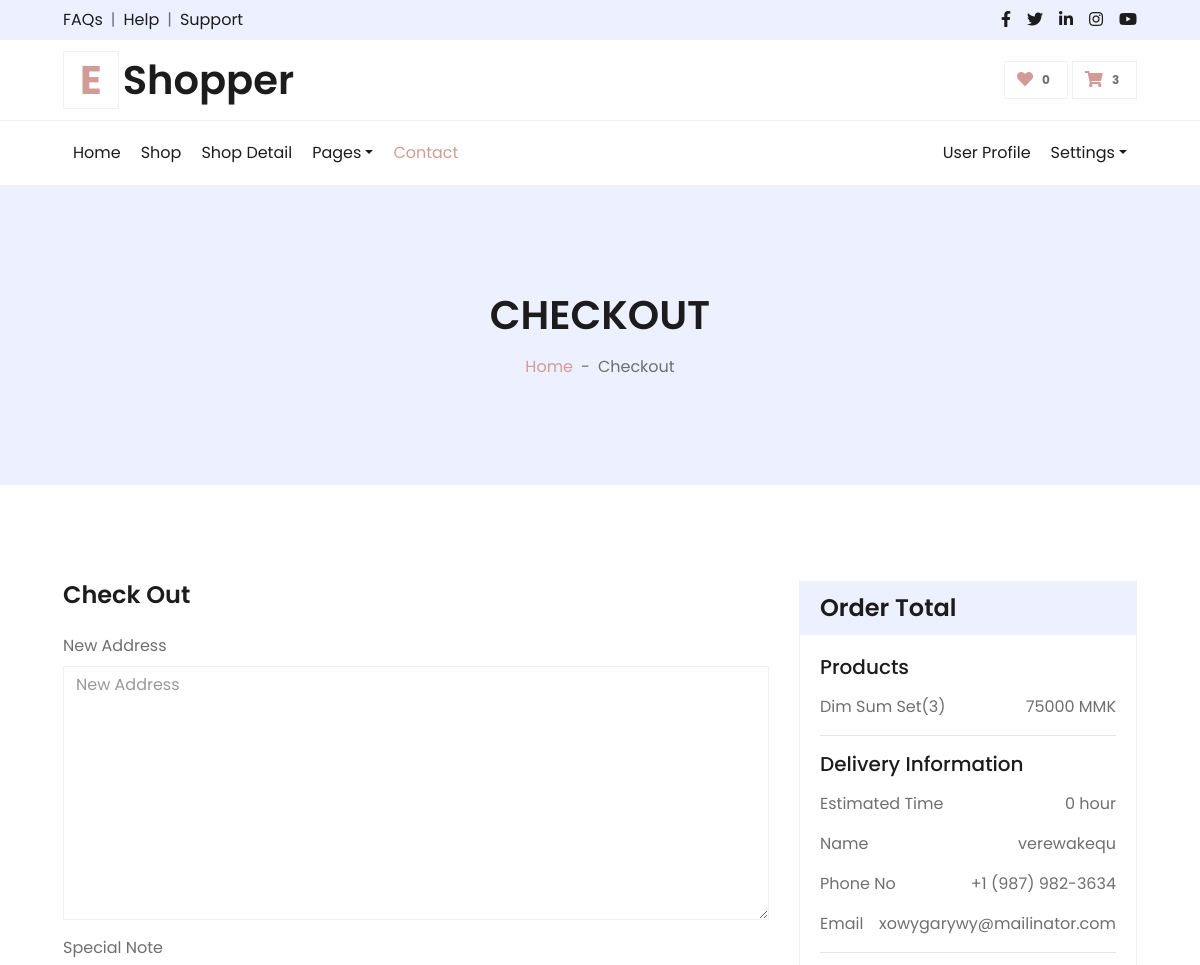
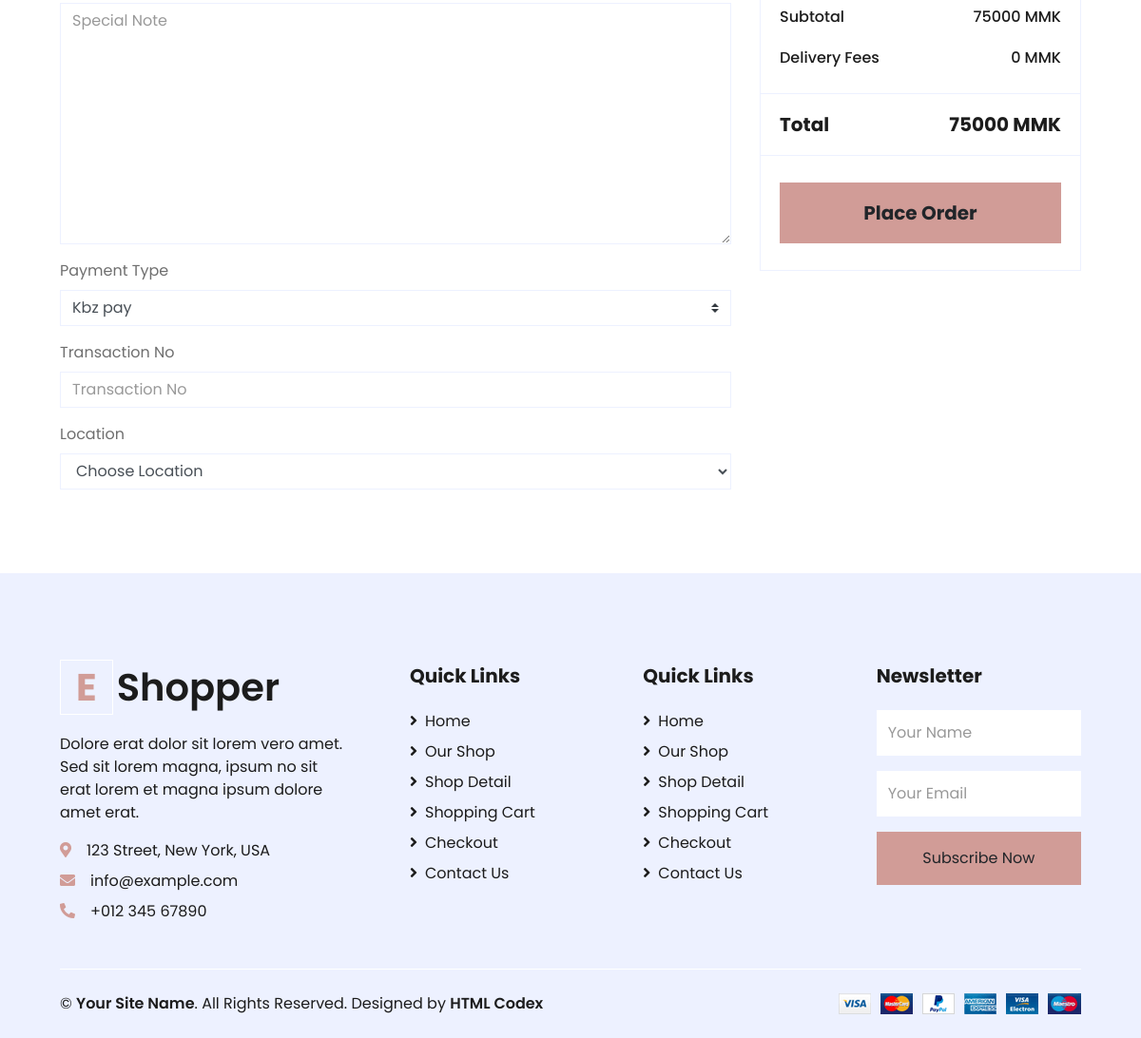
The page /checkout.php (signed in) on the database its author committed (2 pictures, top to bottom).
### tables this page shows
CREATE TABLE `shopping_carts` (
  `id` int NOT NULL,
  `user_id` int NOT NULL,
  `menu_name` varchar(255) NOT NULL,
  `price` int NOT NULL,
  `image` text NOT NULL,
  `quantity` int NOT NULL,
  `category_name` varchar(255) NOT NULL,
  `special_note` text NOT NULL,
  `menu_id` int NOT NULL,
  `status` int NOT NULL DEFAULT '0' COMMENT '1 => order,\r\n0 => not yet'
);

CREATE TABLE `users` (
  `id` int NOT NULL,
  `name` varchar(255) NOT NULL,
  `role` int NOT NULL COMMENT '1 => admin,\r\n2 => staff,\r\n3 => customer,\r\n4 => delivery\r\n',
  `email` varchar(255) NOT NULL,
  `phone_number` varchar(255) NOT NULL,
  `address` text NOT NULL,
  `password` text NOT NULL,
  `delivery_status` int NOT NULL DEFAULT '0' COMMENT '0 => available,\r\n1 => unavailable',
  `deleted_at` int DEFAULT '0'
);

### checkout.php (the view, shortened to what this page needs)
<?php
    include_once('header.php');
    $user_id = $_SESSION['user']['id'];
?>
    <div class="container-fluid bg-secondary mb-5">
        <div class="d-flex flex-column align-items-center justify-content-center" style="min-height: 300px">
            <h1 class="font-weight-semi-bold text-uppercase mb-3">Checkout</h1>
            <div class="d-inline-flex">
                <p class="m-0"><a href="index.php">Home</a></p>
                <p class="m-0 px-2">-</p>
                <p class="m-0">Checkout</p>
            </div>
        </div>
    </div>
<form action="checkout.php" method="POST">
    <div class="container-fluid pt-5">
        <div class="row px-xl-5">
            <div class="col-lg-8">
                <div class="mb-4">
                    <h4 class="font-weight-semi-bold mb-4">Check Out</h4>
                    <div class="row">
                        <div class="col-md-12 form-group">
                            <label for="delivered_address">New Address</label>
                            <textarea class="form-control" name="delivered_address" id="delivered_address" cols="30" rows="10" placeholder="New Address"></textarea>
                        </div>
                        <div class="col-md-12 form-group">
                            <label for="special_note">Special Note</label>
                            <textarea class="form-control" name="special_note" id="special_note" cols="30" rows="10" placeholder="Special Note"></textarea>
                        </div>
                        <div class="col-md-12 form-group">
                            <label for="payment_type">Payment Type</label>
                            <select class="custom-select" name="payment_type" id="payment_type">
                                <?php
                                    $select_payment_types = "SELECT * FROM payment_types
                                                             WHERE deleted_at = 0
                                                            ";
                                    $select_payment_types_query = mysqli_query($connect,$select_payment_types);
                                    $count_payment_types = mysqli_num_rows($select_payment_types_query);
                                    for($i = 0; $i < $count_payment_types; $i++)
                                    {
                                        $row_payment = mysqli_fetch_assoc($select_payment_types_query);
                                ?>
                                        <option value="<?php echo $row_payment['id']; ?>"><?php echo $row_payment['type']; ?> </option>
                                <?php
                                    }
                                ?>
                            </select>
                        </div>
                        <div class="col-md-12 form-group">
                            <label>Transaction No</label>
                            <input class="form-control" name="transaction_no" type="text" placeholder="Transaction No">
                        </div>
                        <div class="col-md-12 form-group">
                            <label for="location">Location</label>
                            <select name="location" class="form-control" id="location">
                                <option value="">Choose Location</option>
                            </select>
                        </div>
                    </div>
                </div>
            </div>
            <div class="col-lg-4">
                <div class="card border-secondary mb-5">
                    <div class="card-header bg-secondary border-0">
                        <h4 class="font-weight-semi-bold m-0">Order Total</h4>
                    </div>
                    <div class="card-body">
                        <h5 class="font-weight-medium mb-3">Products</h5>
                        <?php
                            $select_cart = "SELECT * FROM shopping_carts
                                            WHERE status = 0 AND user_id = '$user_id'
                                           ";
                            $select_cart_query = mysqli_query($connect,$select_cart);
                            $select_cart_count = mysqli_num_rows($select_cart_query);
                            $total = 0;
                            for($i=0; $i < $select_cart_count; $i++)
                            {
                                $row_cart = mysqli_fetch_assoc($select_cart_query);
                                $total = $total + ($row_cart['price'] * $row_cart['quantity']);
                        ?>
                                <div class="d-flex justify-content-between">
                                    <p><?php echo $row_cart['menu_name']; ?>(<?php echo $row_cart['quantity']; ?>)</p>
                                    <p><?php echo $row_cart['quantity'] * $row_cart['price']; ?> MMK</p>
                                </div>
                        <?php
                            }
                        ?>
                        <hr class="mt-0">
                        <h5 class="font-weight-medium mb-3">Delivery Information</h5>
                        <div class="d-flex justify-content-between">
                            <p>Estimated Time</p>
                            <p id="estimated_time">0 hour</p>
                        </div>
                        <?php
                            $select_delivery = "SELECT * FROM users
                                                WHERE deleted_at = 0 AND role = 4 AND delivery_status = 0
                                                ORDER BY id DESC
                                               ";
                            $select_delivery_query = mysqli_query($connect,$select_delivery);
                            $select_delivery_count = mysqli_num_rows($select_delivery_query);
                            if($select_delivery_count > 0)
                            {
                                $row_delivery = mysqli_fetch_assoc($select_delivery_query);
                        ?>
                                <div class="d-flex justify-content-between">
                                    <p>Name</p>
                                    <p><?php echo $row_delivery['name']; ?></p>
                                </div>
                                <div class="d-flex justify-content-between">
                                    <p>Phone No</p>
                                    <p><?php echo $row_delivery['phone_number']; ?></p>
                                </div>
                                <div class="d-flex justify-content-between">
                                    <p>Email</p>
                                    <p><?php echo $row_delivery['email']; ?></p>
                                </div>
                        <?php
                            }
                        ?>
                        <hr class="mt-0">
                        <div class="d-flex justify-content-between mb-3 pt-1">
                            <h6 class="font-weight-medium">Subtotal</h6>
                            <h6 class="font-weight-medium"><?php echo $total; ?> MMK</h6>
                        </div>
                        <div class="d-flex justify-content-between">
                            <h6 class="font-weight-medium">Delivery Fees</h6>
                            <h6 class="font-weight-medium" id="delivery_fees"> 0 MMK</h6>
                        </div>
                    </div>
                    <div class="card-footer border-secondary bg-transparent">
                        <div class="d-flex justify-content-between mt-2">
                            <h5 class="font-weight-bold">Total</h5>
                            <h5 class="font-weight-bold" id="grand_total"><?php echo $total; ?> MMK</h5>
                        </div>
                    </div>
                    <div class="card-footer border-secondary bg-transparent">
                        <button type="submit" name="btnsubmit" class="btn btn-lg btn-block btn-primary font-weight-bold my-3 py-3"> Place Order</button>
                    </div>
                </div>
            </div>
        </div>
    </div>
</form>
<?php
    include_once('footer.php');
?>

### rows shown on the page
shopping_carts: menu_name "Dim Sum Set", quantity "3", $row_cart['quantity'] * $row_cart['price'] "75000"
users: name "verewakequ", phone_number "+1 (987) 982-3634", email "xowygarywy@mailinator.com"

### other values the page prints
$_SESSION['totalitems'] "3"
$total "75000"
form field payment_type "Kbz pay"
